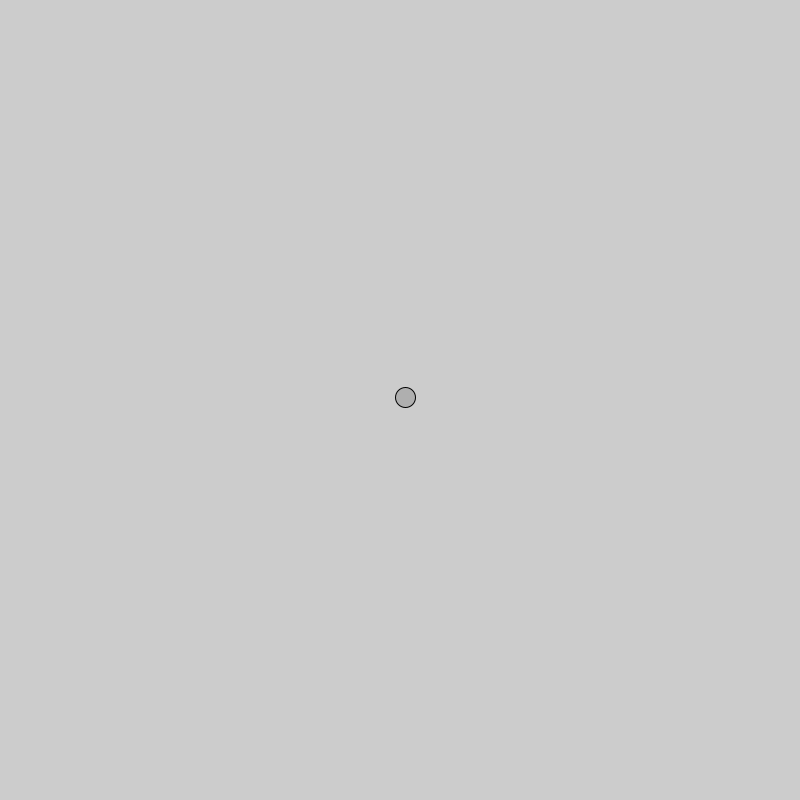
Frame 1 (no input)
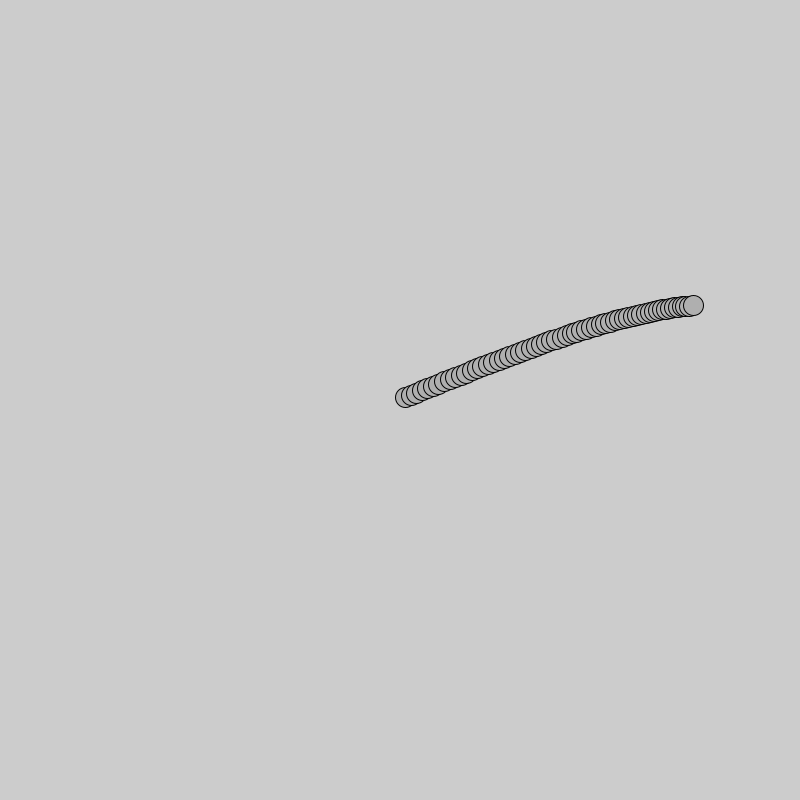
Frame 60 (the mouse pressed at the canvas centre just before this capture)
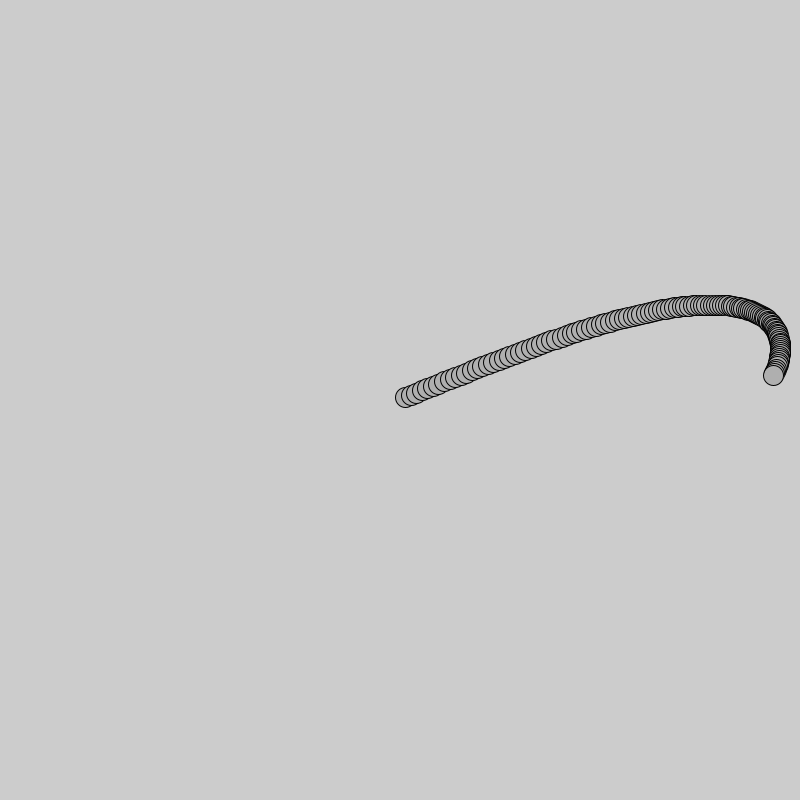
Frame 120 (the mouse held since frame 60 and released just before this capture)

The Processing sketch that drew these frames (run headless with seeded random() and noise(); from frame 60 on, the mouse is pressed at the canvas centre):

// Processing sketch: oscillator
// ── oscillator.pde
class Oscillator {
  PVector angle, velocity, amplitude;
  Oscillator() {
    angle = new PVector();
    velocity = new PVector(random(-0.05, 0.05), random(-0.05, 0.05));
    amplitude = new PVector(random(width / 2), random(height / 2));
  }

  void oscillate() {
    angle.add(velocity);
  }

  void draw() {
    pushMatrix();
    translate(width / 2, height / 2);
    oscillate();
    float x = amplitude.x * sin(angle.x);
    float y = amplitude.y * sin(angle.y);

    stroke(0);
    fill(175);
    // line(0, 0, x, y);
    circle(x, y, 20);
    popMatrix();
  }
}

Oscillator osc;

void setup() {
  size(800, 800);
  osc = new Oscillator();
}

void draw() {
  // background(255);
  osc.draw(); 
}
